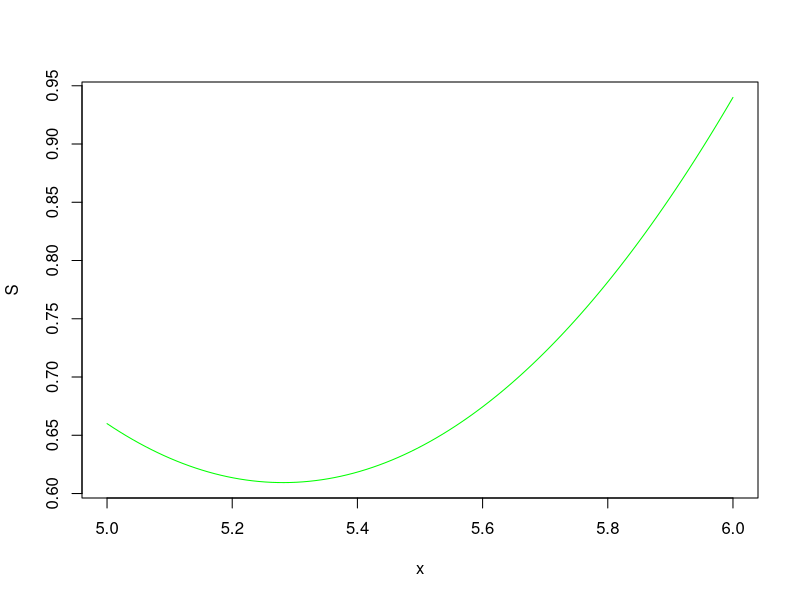

Source code (R):
Spline_quadratica <- function(X,Y,n,x)
{	

#X <- c(3.0,4.5,7.0,9.0)
#Y <- c(2.5,1.0,2.5,0.5)
#n <-length(X)	
#x<- c(5,6)

	#n eh o numero de pontos
	tam <- 2*n-3
	a <- c()	

	for(i in 1:(n-1))
	{
		a[i] <- Y[i]		
	}
	

	H<-c()
	D <- seq(0,0, length.out = tam)
	A <- matrix(data = 0:0,nrow = tam, ncol = tam)	

	for( k in 1:(n-1))
	{
		H[k] <- X[k+1] - X[k]
		D[k] <- Y[k+1] - Y[k] 
	}

	A[1,1] <- H[1] # setando a primeira linha da matriz
	
	j<-2
	for(i in 2:(n-1)) # preenchendo com o primeiro bloco de condições
	{
		A[i,j] <- H[i]
		A[i,(j+1)] <- H[i] * H[i]
		j <- j + 2
	}

	A[(i+1),1] <- (-1)
	A[(i+1),2] <- (1)
	
	j <- 2	
	h_iterator <- 2
	i <- i +1	

	for(k in (i+1):tam)
	{
		A[k,j] <- (-1)
		A[k,(j+1)] <-  (-1)*(2 * H[h_iterator])
		A[k,(j+2)] <- (1)
		h_iterator <- h_iterator +1 
		j <- j + 2
	}

	m <- solve(A,D)
		
	b <- c()
	c <- c()

	b[1] <- m[1]
	c[1] <- 0	
	
	##COSNTRUINDO OS Bis E OS Cis
	fim <- length(m)
	for(i in 2:fim)
	{
		if(i %% 2 ==0)
		{
			b <- append(b,m[i])
		}
		else
		{
			c <- append(c,m[i])
		}

	}

	S <- c()

	for(j in 1:length(x))
	{
		xj <- x[j]
		for(i in 1:n)
		{
			if(xj > X[i] && xj < X[i+1])
			{
				R <- a[i] + b[i] * (xj - X[i]) + c[i] * ((xj - X[i])^2)
				print(R)
				S <- append(S, R)
			}
		}
	}
		
	
	plot(x,S,type = "l",col = "green")
	#title(main="Spline Quadratica", sub="sub-title", 
  	#xlab="X", ylab="F(x)")
}

Spline_quadratica( c(3.0,4.5,7.0,9.0) , c(2.5,1.0,2.5,0.5) , 4 , seq(5,6,length.out=100))